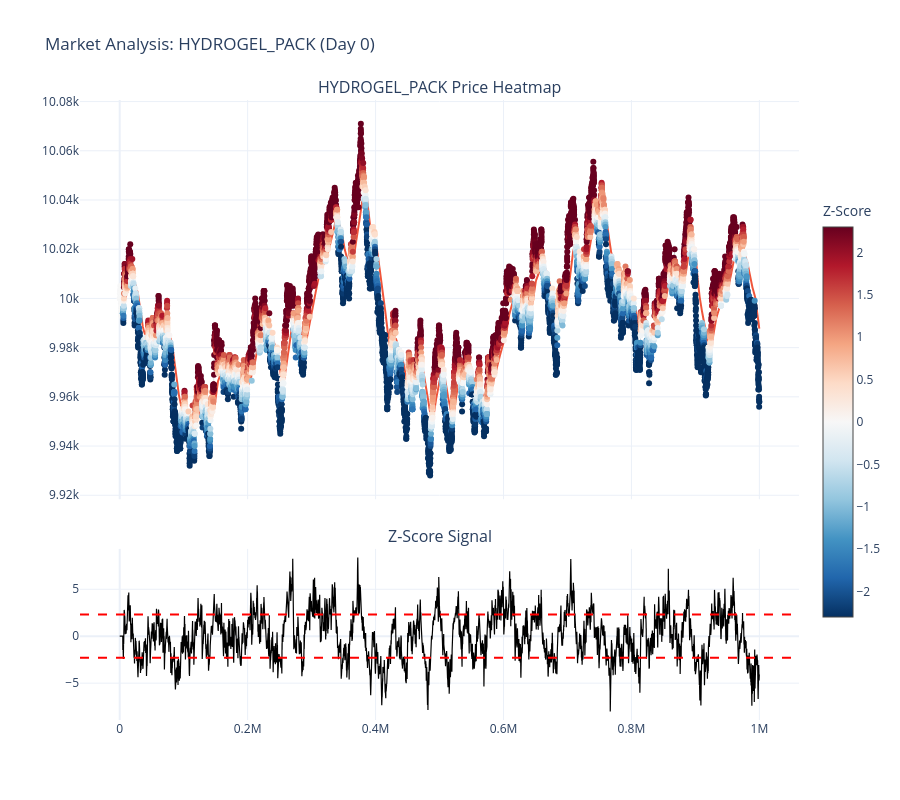
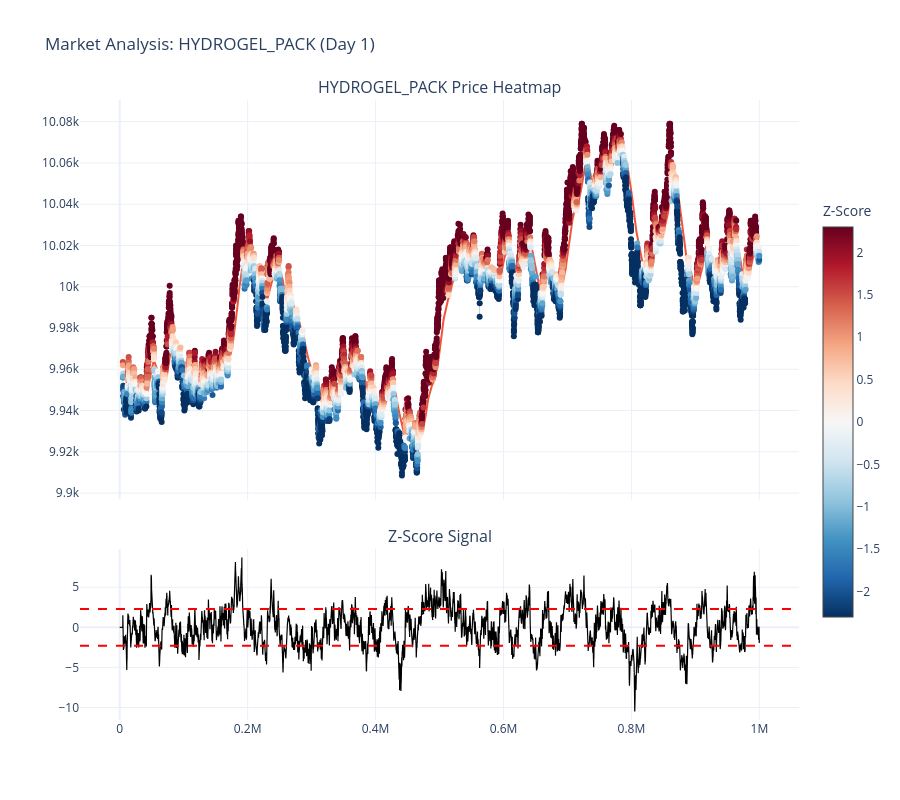
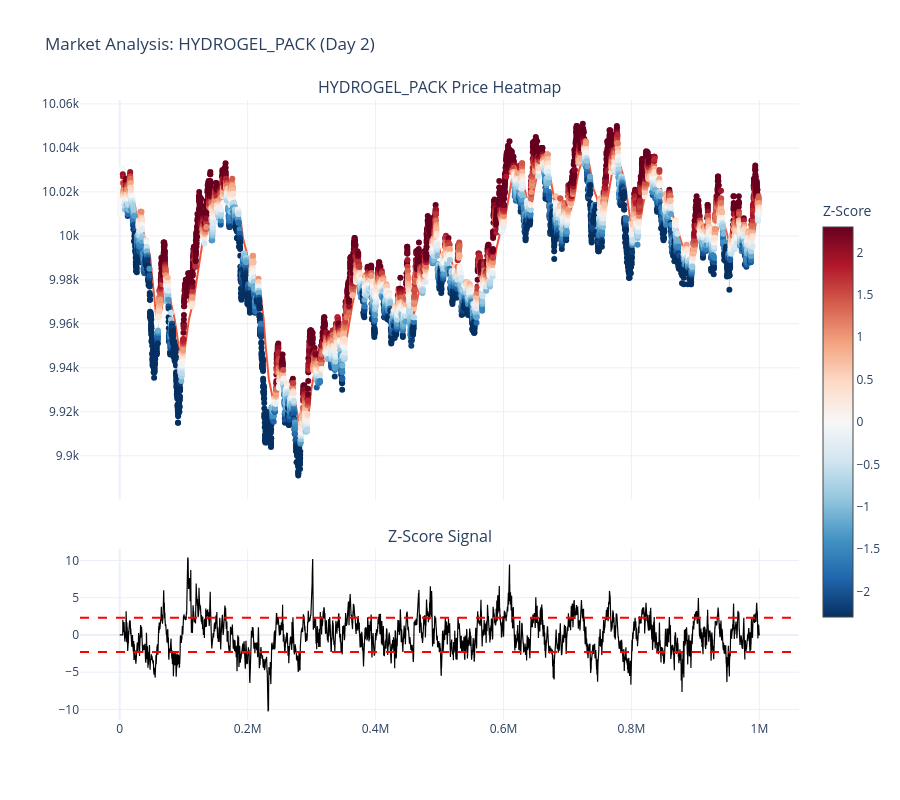

Notebook cell for these charts, in order:
### Code cell
import pandas as pd
import numpy as np
import plotly.graph_objects as go
from plotly.subplots import make_subplots

# Parameters
ALPHA = 0.01
WINDOW = 50
Z_THRESHOLD = 2.3
products = ["HYDROGEL_PACK"]

days = [0, 1, 2]

# Assuming df_total exists in your environment
for day in days:
    subset = df_total[(df_total['product'].isin(products)) & (df_total['day'] == day)].copy()
    
    if subset.empty: 
        continue

    # 1. Clean data and handle zeros
    subset['mid_price'] = subset['mid_price'].replace(0, np.nan).ffill()
    
    for product in products:
        prod_data = subset[subset['product'] == product].copy().sort_values('timestamp')
        
        # --- Optimized Signal Calculation ---
        # Use Pandas built-ins for EWMA and Rolling Std (much more robust)
        prod_data['ewma_mean'] = prod_data['mid_price'].ewm(alpha=ALPHA, adjust=False).mean()
        
        # Calculate rolling volatility of the price relative to the mean
        # We use the rolling standard deviation of the price to normalize the Z-Score
        prod_data['rolling_std'] = prod_data['mid_price'].rolling(window=WINDOW).std()
        
        # Z-Score: (Current - Mean) / Volatility
        prod_data['z_score'] = (prod_data['mid_price'] - prod_data['ewma_mean']) / prod_data['rolling_std']
        
        # Fill NaNs from the initial window so Plotly doesn't skip the first 50 points
        prod_data['z_score'] = prod_data['z_score'].fillna(0)

        # --- Enhanced Graphing ---
        fig = make_subplots(
            rows=2, cols=1, 
            shared_xaxes=True, 
            vertical_spacing=0.08, 
            row_heights=[0.7, 0.3],
            subplot_titles=(f"{product} Price Heatmap", "Z-Score Signal")
        )

        # Row 1: The "Heatmap" Overlay
        # Trace 1: The background line (thin and light)
        fig.add_trace(go.Scatter(
            x=prod_data['timestamp'], y=prod_data['mid_price'],
            mode='lines', name='Price Path',
            line=dict(color='rgba(150, 150, 150, 0.3)', width=1)
        ), row=1, col=1)

        fig.add_trace(go.Scatter(
            x=prod_data['timestamp'], y=prod_data['ewma_mean'],
            mode='lines', name='Price Path',
        ), row=1, col=1)

        # Trace 2: The colored markers (The actual signal)
        fig.add_trace(go.Scatter(
            x=prod_data['timestamp'], y=prod_data['mid_price'],
            mode='markers',
            name='Z-Score Color',
            marker=dict(
                size=6,
                color=prod_data['z_score'],
                colorscale='RdBu', 
                reversescale=True,  # Red = High/Overbought, Blue = Low/Oversold
                cmid=0,             # Ensure 0 is the neutral center color
                cmin=-Z_THRESHOLD,  # Cap color intensity at your threshold
                cmax=Z_THRESHOLD,
                showscale=True,
                colorbar=dict(title="Z-Score", x=1.02, len=0.7)
            ),
            hovertext=[f"Price: {p:.2f}<br>Z: {z:.2f}" for p, z in zip(prod_data['mid_price'], prod_data['z_score'])],
            hoverinfo="text+x"
        ), row=1, col=1)

        # Row 2: Standard Z-Score Line
        fig.add_trace(go.Scatter(
            x=prod_data['timestamp'], y=prod_data['z_score'],
            name='Z-Score Value', 
            line=dict(color='black', width=1.2)
        ), row=2, col=1)

        # Threshold lines
        for val in [Z_THRESHOLD, -Z_THRESHOLD]:
            fig.add_hline(y=val, line_dash="dash", line_color="red", row=2, col=1)

        fig.update_layout(
            height=800, 
            template='plotly_white', 
            title_text=f"Market Analysis: {product} (Day {day})",
            showlegend=False
        )
        
        fig.show()

### Figure 1 — Plotly figure (JSON) as saved in the notebook; plotly's stock layout.template omitted (floating-point values rounded to 4 significant figures; data arrays with more than 128 entries replaced by an {"elided": "..."} marker saying what was removed)
{"data": [{"line": {"color": "rgba(150, 150, 150, 0.3)", "width": 1}, "mode": "lines", "name": "Price Path", "type": "scatter", "x": {"elided": "10000 int values"}, "xaxis": "x", "y": {"elided": "10000 float values"}, "yaxis": "y"}, {"mode": "lines", "name": "Price Path", "type": "scatter", "x": {"elided": "10000 int values"}, "xaxis": "x", "y": {"elided": "10000 float values"}, "yaxis": "y"}, {"hoverinfo": "text+x", "hovertext": {"elided": "10000 str values"}, "marker": {"cmax": 2.3, "cmid": 0, "cmin": -2.3, "color": {"elided": "10000 float values"}, "colorbar": {"len": 0.7, "title": {"text": "Z-Score"}, "x": 1.02}, "colorscale": [[0, "rgb(103,0,31)"], [0.1, "rgb(178,24,43)"], [0.2, "rgb(214,96,77)"], [0.3, "rgb(244,165,130)"], [0.4, "rgb(253,219,199)"], [0.5, "rgb(247,247,247)"], [0.6, "rgb(209,229,240)"], [0.7, "rgb(146,197,222)"], [0.8, "rgb(67,147,195)"], [0.9, "rgb(33,102,172)"], [1, "rgb(5,48,97)"]], "reversescale": true, "showscale": true, "size": 6}, "mode": "markers", "name": "Z-Score Color", "type": "scatter", "x": {"elided": "10000 int values"}, "xaxis": "x", "y": {"elided": "10000 float values"}, "yaxis": "y"}, {"line": {"color": "black", "width": 1.2}, "name": "Z-Score Value", "type": "scatter", "x": {"elided": "10000 int values"}, "xaxis": "x2", "y": {"elided": "10000 float values"}, "yaxis": "y2"}], "layout": {"annotations": [{"font": {"size": 16}, "showarrow": false, "text": "HYDROGEL_PACK Price Heatmap", "x": 0.5, "xanchor": "center", "xref": "paper", "y": 1, "yanchor": "bottom", "yref": "paper"}, {"font": {"size": 16}, "showarrow": false, "text": "Z-Score Signal", "x": 0.5, "xanchor": "center", "xref": "paper", "y": 0.276, "yanchor": "bottom", "yref": "paper"}], "height": 800, "shapes": [{"line": {"color": "red", "dash": "dash"}, "type": "line", "x0": 0, "x1": 1, "xref": "x2 domain", "y0": 2.3, "y1": 2.3, "yref": "y2"}, {"line": {"color": "red", "dash": "dash"}, "type": "line", "x0": 0, "x1": 1, "xref": "x2 domain", "y0": -2.3, "y1": -2.3, "yref": "y2"}], "showlegend": false, "title": {"text": "Market Analysis: HYDROGEL_PACK (Day 0)"}, "xaxis": {"anchor": "y", "domain": [0, 1], "matches": "x2", "showticklabels": false}, "xaxis2": {"anchor": "y2", "domain": [0, 1]}, "yaxis": {"anchor": "x", "domain": [0.356, 1]}, "yaxis2": {"anchor": "x2", "domain": [0, 0.276]}}}

### Figure 2 — Plotly figure (JSON) as saved in the notebook; plotly's stock layout.template omitted (floating-point values rounded to 4 significant figures; data arrays with more than 128 entries replaced by an {"elided": "..."} marker saying what was removed)
{"data": [{"line": {"color": "rgba(150, 150, 150, 0.3)", "width": 1}, "mode": "lines", "name": "Price Path", "type": "scatter", "x": {"elided": "10000 int values"}, "xaxis": "x", "y": {"elided": "10000 float values"}, "yaxis": "y"}, {"mode": "lines", "name": "Price Path", "type": "scatter", "x": {"elided": "10000 int values"}, "xaxis": "x", "y": {"elided": "10000 float values"}, "yaxis": "y"}, {"hoverinfo": "text+x", "hovertext": {"elided": "10000 str values"}, "marker": {"cmax": 2.3, "cmid": 0, "cmin": -2.3, "color": {"elided": "10000 float values"}, "colorbar": {"len": 0.7, "title": {"text": "Z-Score"}, "x": 1.02}, "colorscale": [[0, "rgb(103,0,31)"], [0.1, "rgb(178,24,43)"], [0.2, "rgb(214,96,77)"], [0.3, "rgb(244,165,130)"], [0.4, "rgb(253,219,199)"], [0.5, "rgb(247,247,247)"], [0.6, "rgb(209,229,240)"], [0.7, "rgb(146,197,222)"], [0.8, "rgb(67,147,195)"], [0.9, "rgb(33,102,172)"], [1, "rgb(5,48,97)"]], "reversescale": true, "showscale": true, "size": 6}, "mode": "markers", "name": "Z-Score Color", "type": "scatter", "x": {"elided": "10000 int values"}, "xaxis": "x", "y": {"elided": "10000 float values"}, "yaxis": "y"}, {"line": {"color": "black", "width": 1.2}, "name": "Z-Score Value", "type": "scatter", "x": {"elided": "10000 int values"}, "xaxis": "x2", "y": {"elided": "10000 float values"}, "yaxis": "y2"}], "layout": {"annotations": [{"font": {"size": 16}, "showarrow": false, "text": "HYDROGEL_PACK Price Heatmap", "x": 0.5, "xanchor": "center", "xref": "paper", "y": 1, "yanchor": "bottom", "yref": "paper"}, {"font": {"size": 16}, "showarrow": false, "text": "Z-Score Signal", "x": 0.5, "xanchor": "center", "xref": "paper", "y": 0.276, "yanchor": "bottom", "yref": "paper"}], "height": 800, "shapes": [{"line": {"color": "red", "dash": "dash"}, "type": "line", "x0": 0, "x1": 1, "xref": "x2 domain", "y0": 2.3, "y1": 2.3, "yref": "y2"}, {"line": {"color": "red", "dash": "dash"}, "type": "line", "x0": 0, "x1": 1, "xref": "x2 domain", "y0": -2.3, "y1": -2.3, "yref": "y2"}], "showlegend": false, "title": {"text": "Market Analysis: HYDROGEL_PACK (Day 1)"}, "xaxis": {"anchor": "y", "domain": [0, 1], "matches": "x2", "showticklabels": false}, "xaxis2": {"anchor": "y2", "domain": [0, 1]}, "yaxis": {"anchor": "x", "domain": [0.356, 1]}, "yaxis2": {"anchor": "x2", "domain": [0, 0.276]}}}

### Figure 3 — Plotly figure (JSON) as saved in the notebook; plotly's stock layout.template omitted (floating-point values rounded to 4 significant figures; data arrays with more than 128 entries replaced by an {"elided": "..."} marker saying what was removed)
{"data": [{"line": {"color": "rgba(150, 150, 150, 0.3)", "width": 1}, "mode": "lines", "name": "Price Path", "type": "scatter", "x": {"elided": "10000 int values"}, "xaxis": "x", "y": {"elided": "10000 float values"}, "yaxis": "y"}, {"mode": "lines", "name": "Price Path", "type": "scatter", "x": {"elided": "10000 int values"}, "xaxis": "x", "y": {"elided": "10000 float values"}, "yaxis": "y"}, {"hoverinfo": "text+x", "hovertext": {"elided": "10000 str values"}, "marker": {"cmax": 2.3, "cmid": 0, "cmin": -2.3, "color": {"elided": "10000 float values"}, "colorbar": {"len": 0.7, "title": {"text": "Z-Score"}, "x": 1.02}, "colorscale": [[0, "rgb(103,0,31)"], [0.1, "rgb(178,24,43)"], [0.2, "rgb(214,96,77)"], [0.3, "rgb(244,165,130)"], [0.4, "rgb(253,219,199)"], [0.5, "rgb(247,247,247)"], [0.6, "rgb(209,229,240)"], [0.7, "rgb(146,197,222)"], [0.8, "rgb(67,147,195)"], [0.9, "rgb(33,102,172)"], [1, "rgb(5,48,97)"]], "reversescale": true, "showscale": true, "size": 6}, "mode": "markers", "name": "Z-Score Color", "type": "scatter", "x": {"elided": "10000 int values"}, "xaxis": "x", "y": {"elided": "10000 float values"}, "yaxis": "y"}, {"line": {"color": "black", "width": 1.2}, "name": "Z-Score Value", "type": "scatter", "x": {"elided": "10000 int values"}, "xaxis": "x2", "y": {"elided": "10000 float values"}, "yaxis": "y2"}], "layout": {"annotations": [{"font": {"size": 16}, "showarrow": false, "text": "HYDROGEL_PACK Price Heatmap", "x": 0.5, "xanchor": "center", "xref": "paper", "y": 1, "yanchor": "bottom", "yref": "paper"}, {"font": {"size": 16}, "showarrow": false, "text": "Z-Score Signal", "x": 0.5, "xanchor": "center", "xref": "paper", "y": 0.276, "yanchor": "bottom", "yref": "paper"}], "height": 800, "shapes": [{"line": {"color": "red", "dash": "dash"}, "type": "line", "x0": 0, "x1": 1, "xref": "x2 domain", "y0": 2.3, "y1": 2.3, "yref": "y2"}, {"line": {"color": "red", "dash": "dash"}, "type": "line", "x0": 0, "x1": 1, "xref": "x2 domain", "y0": -2.3, "y1": -2.3, "yref": "y2"}], "showlegend": false, "title": {"text": "Market Analysis: HYDROGEL_PACK (Day 2)"}, "xaxis": {"anchor": "y", "domain": [0, 1], "matches": "x2", "showticklabels": false}, "xaxis2": {"anchor": "y2", "domain": [0, 1]}, "yaxis": {"anchor": "x", "domain": [0.356, 1]}, "yaxis2": {"anchor": "x2", "domain": [0, 0.276]}}}
